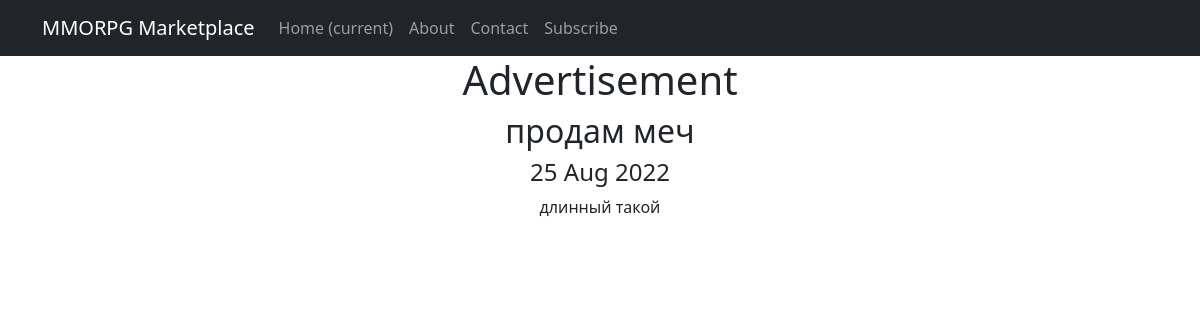
/forum/1 (signed in), run on the app's committed database.
### forum/models.py (models this page shows, shortened)
class Adv(models.Model):
    TANKS = 'Танки'
    HEALERS = 'Хилы'
    DMG = 'ДД'
    TRADERS = 'Торговцы'
    GUILDMASTERS = 'Гилдмастеры'
    QUESTGIVERS = 'Квестгиверы'
    SMITHS = 'Кузнецы'
    LEATHERMEN = 'Кожевники'
    POTIONMAKERS = 'Зельевары'
    WIZARDS = 'Мастера заклинаний'
    guild_types = [
        (TANKS, 'Танки'), (HEALERS, 'Хилы'), (DMG, 'ДД'), (TRADERS, 'Торговцы'),
        (GUILDMASTERS, 'Гилдмастеры'), (QUESTGIVERS, 'Квестгиверы'), (SMITHS, 'Кузнецы'),
        (LEATHERMEN, 'Кожевники'), (POTIONMAKERS, 'Зельевары'), (WIZARDS, 'Мастера заклинаний'),
    ]
    author = models.ForeignKey(User, on_delete=models.CASCADE)
    guild = models.CharField(max_length=64, choices=guild_types, default=TANKS)
    title = models.CharField(max_length=256)
    content = models.FileField()
    publishing_date = models.DateTimeField(auto_now_add=True)
    status = models.BooleanField(default=False)

### forum/views.py (the view)
# urls.py: path('<int:pk>', AdvDetail.as_view()),
class AdvDetail(LoginRequiredMixin, DetailView):
    model = Adv
    ordering = "publishing_date"
    template_name = 'forum/advdetail.html'
    context_object_name = 'adv'

### templates/forum/advdetail.html (shortened to what this page needs)
{% extends 'default.html' %}
{% block content %}
<h1>Advertisement</h1>
<h2>{{ adv.title }}</h2>
<h4>{{ adv.publishing_date|date:'j M Y' }}</h4>
<p>{{ adv.content }}</p>
{% endblock content %}

### data on the page
Adv: title "продам меч", publishing_date "25 Aug 2022", content "длинный такой"
